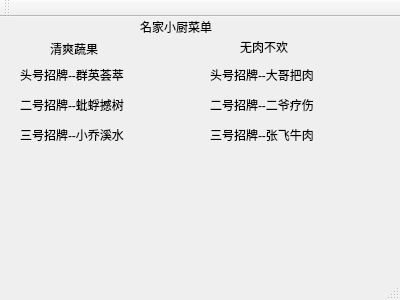
<?xml version="1.0" encoding="UTF-8"?>
<ui version="4.0">
 <class>MainWindow</class>
 <widget class="QMainWindow" name="MainWindow">
  <property name="geometry">
   <rect>
    <x>0</x>
    <y>0</y>
    <width>400</width>
    <height>300</height>
   </rect>
  </property>
  <property name="windowTitle">
   <string>主菜单</string>
  </property>
  <widget class="QWidget" name="centralWidget">
   <widget class="QLabel" name="label">
    <property name="geometry">
     <rect>
      <x>140</x>
      <y>0</y>
      <width>81</width>
      <height>20</height>
     </rect>
    </property>
    <property name="text">
     <string>名家小厨菜单</string>
    </property>
   </widget>
   <widget class="QLabel" name="label_2">
    <property name="geometry">
     <rect>
      <x>50</x>
      <y>22</y>
      <width>71</width>
      <height>20</height>
     </rect>
    </property>
    <property name="text">
     <string>清爽蔬果</string>
    </property>
   </widget>
   <widget class="QLabel" name="label_3">
    <property name="geometry">
     <rect>
      <x>20</x>
      <y>50</y>
      <width>121</width>
      <height>16</height>
     </rect>
    </property>
    <property name="text">
     <string>头号招牌--群英荟萃</string>
    </property>
   </widget>
   <widget class="QLabel" name="label_4">
    <property name="geometry">
     <rect>
      <x>20</x>
      <y>80</y>
      <width>111</width>
      <height>16</height>
     </rect>
    </property>
    <property name="text">
     <string>二号招牌--蚍蜉撼树</string>
    </property>
   </widget>
   <widget class="QLabel" name="label_5">
    <property name="geometry">
     <rect>
      <x>210</x>
      <y>50</y>
      <width>111</width>
      <height>16</height>
     </rect>
    </property>
    <property name="text">
     <string>头号招牌--大哥把肉</string>
    </property>
   </widget>
   <widget class="QLabel" name="label_6">
    <property name="geometry">
     <rect>
      <x>240</x>
      <y>20</y>
      <width>71</width>
      <height>20</height>
     </rect>
    </property>
    <property name="text">
     <string>无肉不欢</string>
    </property>
   </widget>
   <widget class="QLabel" name="label_7">
    <property name="geometry">
     <rect>
      <x>210</x>
      <y>80</y>
      <width>111</width>
      <height>16</height>
     </rect>
    </property>
    <property name="text">
     <string>二号招牌--二爷疗伤</string>
    </property>
   </widget>
   <widget class="QLabel" name="label_8">
    <property name="geometry">
     <rect>
      <x>210</x>
      <y>110</y>
      <width>111</width>
      <height>16</height>
     </rect>
    </property>
    <property name="text">
     <string>三号招牌--张飞牛肉</string>
    </property>
   </widget>
   <widget class="QLabel" name="label_9">
    <property name="geometry">
     <rect>
      <x>20</x>
      <y>110</y>
      <width>111</width>
      <height>16</height>
     </rect>
    </property>
    <property name="text">
     <string>三号招牌--小乔溪水</string>
    </property>
   </widget>
  </widget>
  <widget class="QMenuBar" name="menuBar">
   <property name="geometry">
    <rect>
     <x>0</x>
     <y>0</y>
     <width>400</width>
     <height>21</height>
    </rect>
   </property>
  </widget>
  <widget class="QToolBar" name="mainToolBar">
   <attribute name="toolBarArea">
    <enum>TopToolBarArea</enum>
   </attribute>
   <attribute name="toolBarBreak">
    <bool>false</bool>
   </attribute>
  </widget>
  <widget class="QStatusBar" name="statusBar"/>
 </widget>
 <layoutdefault spacing="6" margin="11"/>
 <resources/>
 <connections/>
</ui>
